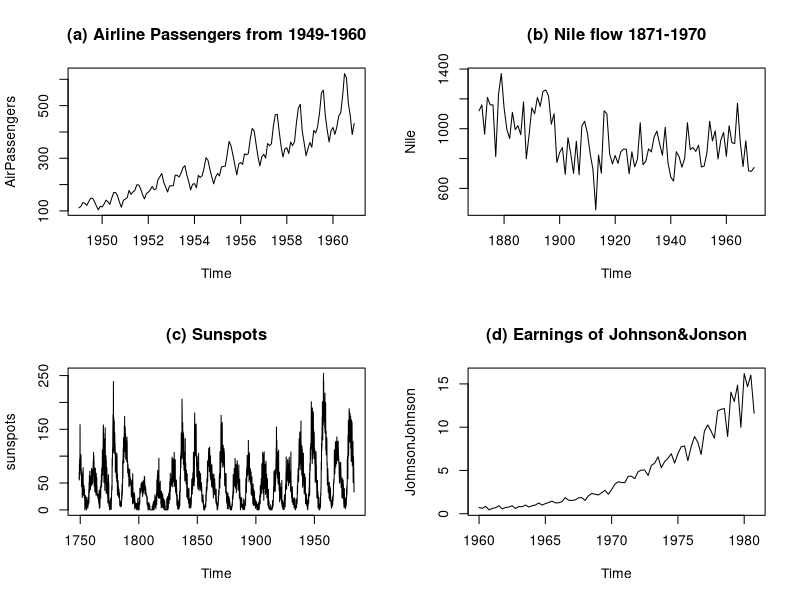
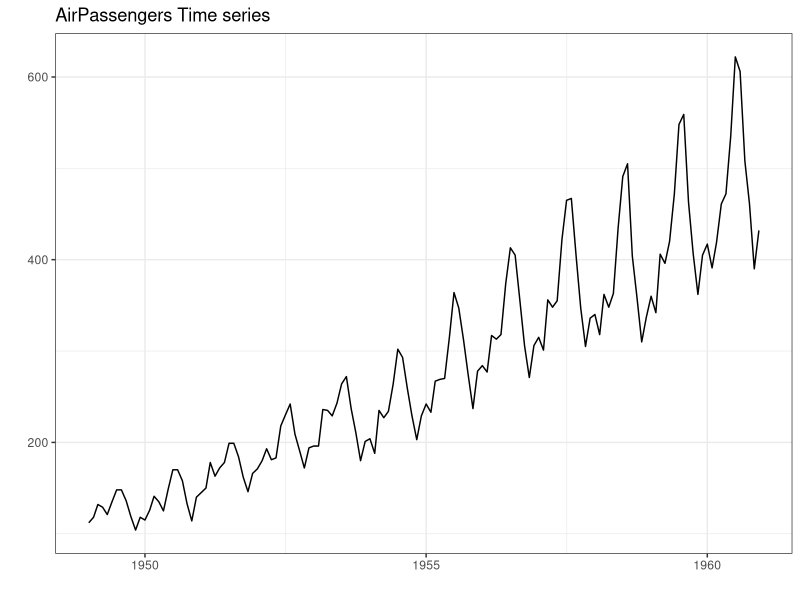
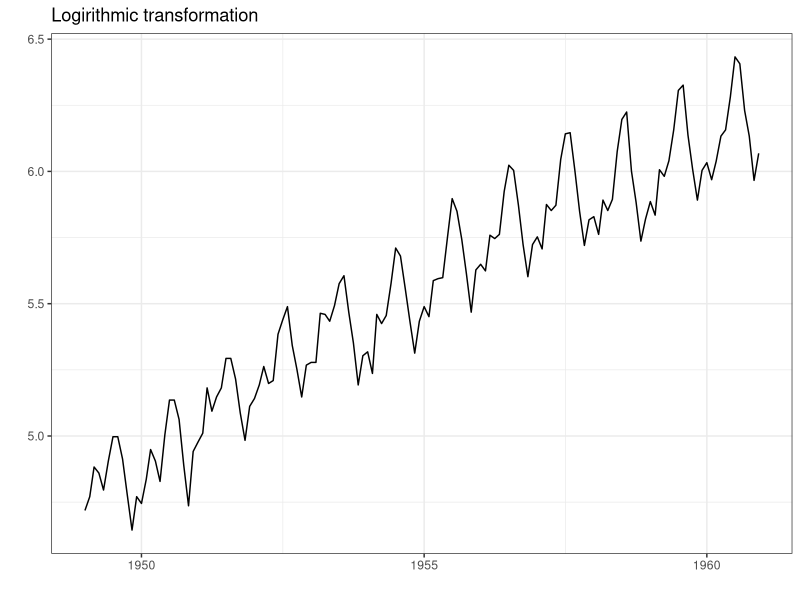
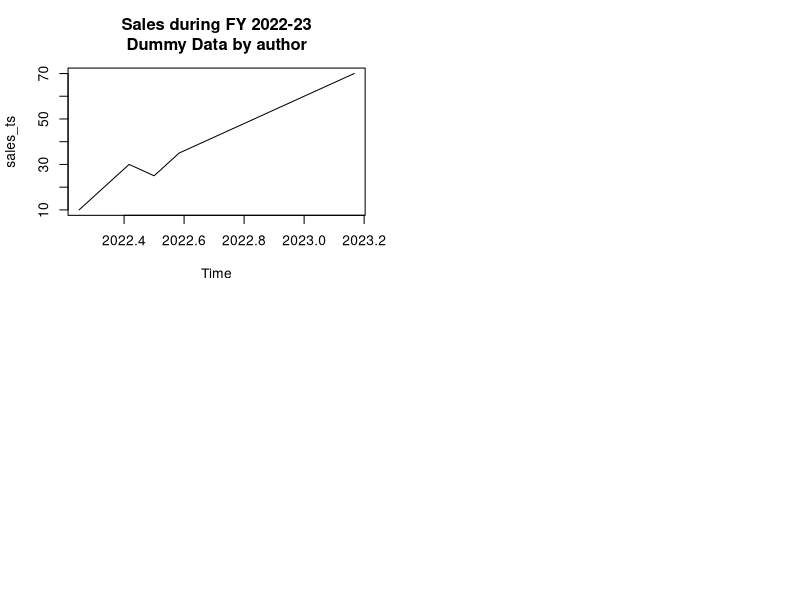
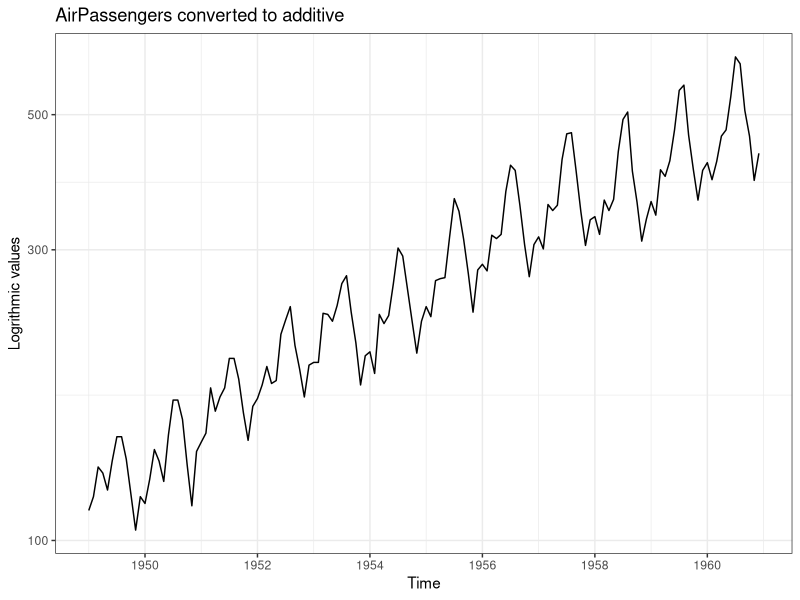
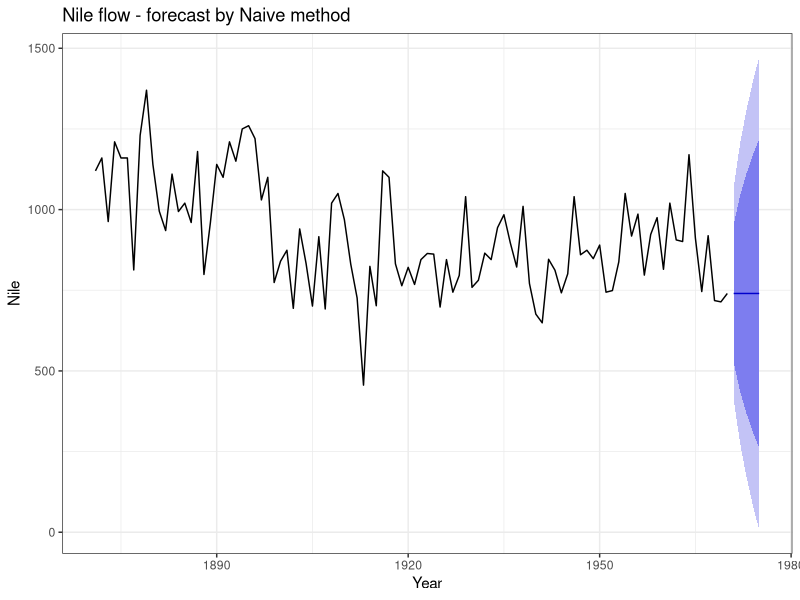
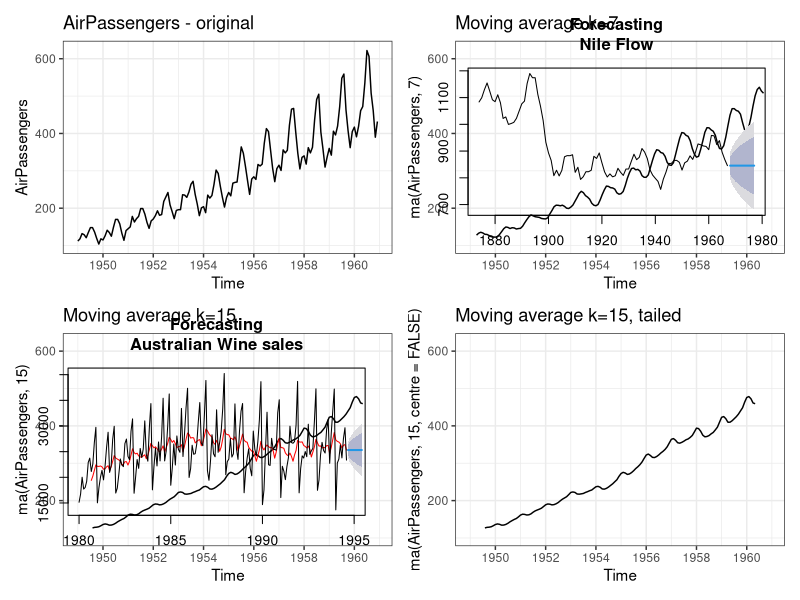
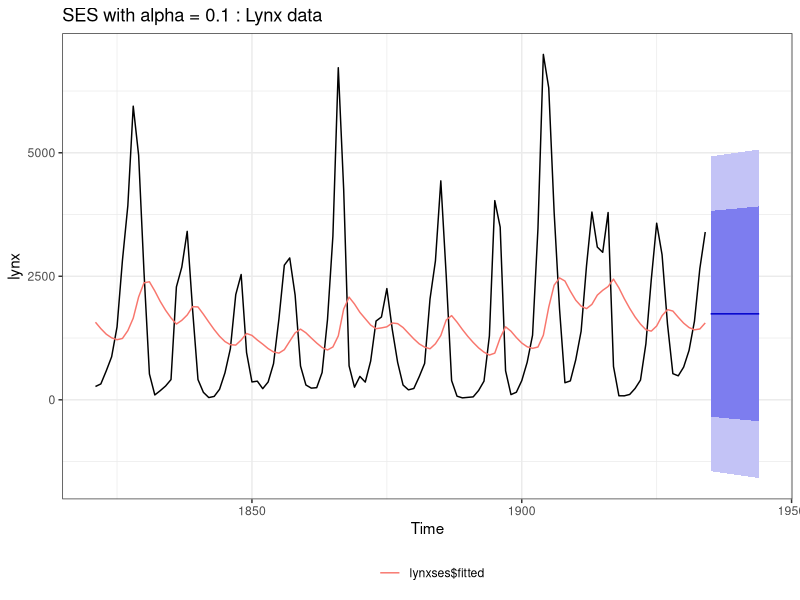

Source code (R) for these figures, in order:
## ---- chunk 1
par(mfrow = c(2,2))
plot(AirPassengers, main= "(a) Airline Passengers from 1949-1960")
plot(Nile, main = "(b) Nile flow 1871-1970")
plot(sunspots, main = "(c) Sunspots")
plot(JohnsonJohnson, main = "(d) Earnings of Johnson&Jonson")
## ---- chunk 2
library(ggplot2)
library(ggfortify)
autoplot(AirPassengers) +
  theme_bw() +
  labs(title = "AirPassengers Time series")
autoplot(log(AirPassengers)) +
  theme_bw() +
  labs(title = "Logirithmic transformation")
## ---- chunk 3
library(forecast)
library(ggplot2)
## ---- chunk 4
# Create a numeric vector representing monthly sales data for a year
sales <- c(10, 20, 30, 25, 35, 40, 45, 50, 55, 60, 65, 70)

# Create a time series object with monthly frequency starting from January
sales_ts <- ts(sales, start = c(2022, 4), frequency = 12)

# Print the time series object
sales_ts

## ---- chunk 5
class(sales_ts)
## ---- chunk 6
Nile
## ---- chunk 7
# Plotting in base R
plot(sales_ts, main = "Sales during FY 2022-23\nDummy Data by author")

forecast::autoplot(AirPassengers) +
  scale_y_log10('Logrithmic values') +
  ggtitle('AirPassengers converted to additive') +
  theme_bw()
## ---- chunk 8

forecast::naive(Nile, h = 5) %>% 
  autoplot() +
  theme_bw() +
  labs(title = "Nile flow - forecast by Naive method",
       x = "Year")


## ---- chunk 9
library(patchwork)
lims <- c(min(AirPassengers), max(AirPassengers))

p1 <- autoplot(AirPassengers) +
  scale_y_continuous(limits = lims)+
  labs(title = 'AirPassengers - original') +
  theme_bw()

p2 <- autoplot(ma(AirPassengers,7)) +
  scale_y_continuous(limits = lims)+
  labs(title = 'Moving average k=7') +
  theme_bw()

p3 <- autoplot(ma(AirPassengers,15, centre = FALSE)) +
  scale_y_continuous(limits = lims)+
  labs(title = 'Moving average k=15, tailed') +
  theme_bw()

p4 <- autoplot(ma(AirPassengers,15)) +
  scale_y_continuous(limits = lims)+
  labs(title = 'Moving average k=15') +
  theme_bw()

(p1 + p2)/(p4 + p3)
## ---- chunk 10
# USING FORECAST
ma_nile <- ma(Nile, order = 7, centre = FALSE)
future_nile <- forecast(ma_nile, h = 10)
plot(future_nile, main = "Forecasting\nNile Flow")

# Using zoo
library(zoo)
naive(zoo::rollmean(wineind, k = 9, align = "right")) |> 
  plot(ylim=c(min(wineind), max(wineind)), 
       xlim=c(1980, 1995),
       col="red", 
       main = "Forecasting\nAustralian Wine sales")

lines(wineind)
## ---- chunk 11

lynxses <- ses(lynx, h= 10, alpha = 0.1)
holtfit <- holt(airmiles, h = 10, alpha = 0.3, beta = 0.1)

autoplot(lynxses) +
  autolayer(lynxses$fitted) +
  ggplot2::ggtitle('SES with alpha = 0.1 : Lynx data') +
  ggplot2::theme_bw() +
  ggplot2::theme(legend.position = "bottom") +
  ggplot2::labs(color = "")

autoplot(holtfit) +
  autolayer(holtfit$fitted) +
  ggplot2::ggtitle("Holt's Linear Trend method with beta = 0.1 : AirMiles data") +
  ggplot2::theme_bw() +
  ggplot2::theme(legend.position = "bottom") +
  ggplot2::labs(color = "")
## ---- chunk 12
library(ggplot2)

holtfit <- holt(airmiles, h = 10, alpha = 0.3, beta = 0.1, damped = TRUE, phi = 0.8)
autoplot(holtfit) +
  autolayer(holtfit$fitted) +
  ggplot2::ggtitle('Damped Trend Forecast with phi=0.8') +
  ggplot2::theme_bw() +
  ggplot2::theme(legend.position = "bottom") +
  ggplot2::labs(color = "")


holtfit <- holt(airmiles,
                h = 10,
                alpha = 0.3,
                beta = 0.1)

holtfit2 <- holt(
  airmiles,
  h = 10,
  alpha = 0.3,
  beta = 0.1,
  damped = TRUE,
  phi = 0.8
)

autoplot(airmiles)+
  autolayer(holtfit, series="Holt's method", PI = FALSE) +
  autolayer(holtfit2, series="Holt's method with damped trend", PI = FALSE)+
  ggplot2::ggtitle("Holt's method") + xlab("Year") +
  ylab("Revenue passenger miles") +
  guides(colour=guide_legend(title="Method")) +
  ggplot2::theme_bw() +
  theme(legend.position = "bottom")
## ---- chunk 13
hw1 <- hw(AirPassengers,seasonal="additive")
hw2 <- hw(AirPassengers, seasonal="multiplicative")
autoplot(AirPassengers) +
  autolayer(hw1, series="HW additive forecasts", PI=FALSE) +
  autolayer(hw2, series="HW multiplicative forecasts",
            PI=FALSE) +
  xlab("Year") +
  ylab("Air Passengers") +
  ggtitle("Holt-Winters model") +
  guides(colour=guide_legend(title="Forecast")) +
  ggplot2::theme_bw() +
  theme(legend.position = "bottom") 
## ---- chunk 14
decomposed_air_passengers <- decompose(AirPassengers)
summary(decomposed_air_passengers)
## ---- chunk 15
decomposed_air_passengers2 <- decompose(AirPassengers, type = "multiplicative")
summary(decomposed_air_passengers2)
## ---- chunk 16
AirPassengers |>
  decompose() |>
  plot()
## ---- chunk 17
stl(AirPassengers, s.window = "periodic") %>% 
  plot()
## ---- chunk 18
theme_set(theme(axis.text.x = element_text(angle = 90, 
                                           vjust = 0.5, 
                                           hjust=1)))
library(patchwork)
g1 <- ggseasonplot(AirPassengers) +
  theme_bw()
g2 <- ggsubseriesplot(AirPassengers) +
  ggtitle('Sub-Series Plot') +
  theme_bw()
(g1 / g2)
## ---- chunk 19
gglagplot(AirPassengers) +
  ggtitle('Lag Plots') +
  theme_bw() +
  theme(legend.position = "bottom") +
  labs(color = NULL) +
  guides(color = guide_legend(nrow = 1))
